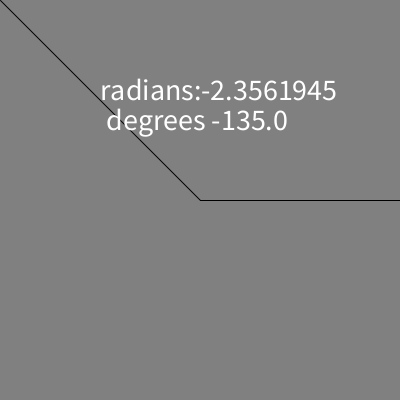
Frame 1 (no input)
Frame 60 (the mouse pressed at the canvas centre just before this capture): identical to frame 1, image omitted
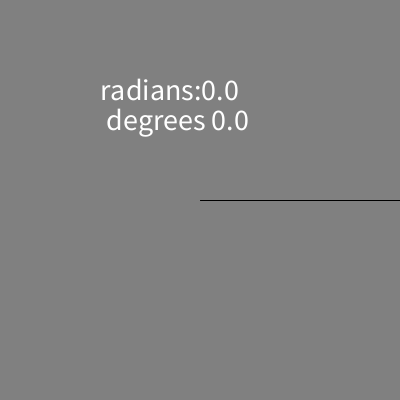
Frame 120 (the mouse held since frame 60 and released just before this capture)

The Processing sketch that drew these frames (run headless with seeded random() and noise(); from frame 60 on, the mouse is pressed at the canvas centre):

// Processing sketch: week05_3_atan2_dy_dx_text_radians_degrees
// ── week05_3_atan2_dy_dx_text_radians_degrees.pde
//week05_3_atan2_dy_dx_text_radians_degrees
//degress vs. radians 結合 week04_01 和 week05_2
void setup(){
  size(400,400);
}
void draw(){
  background(128);
  line(200,200,400,200);
  line(200,200,mouseX,mouseY);
  float dx=mouseX-200, dy=mouseY-200;
  float a= atan2(dy,dx);
  arc(200, 200, 200, 200, 0, a, PIE);
  textSize(30);
  text( "radians:" +a , 100,100);
  text(" degrees "+degrees(a),100,130);
}
